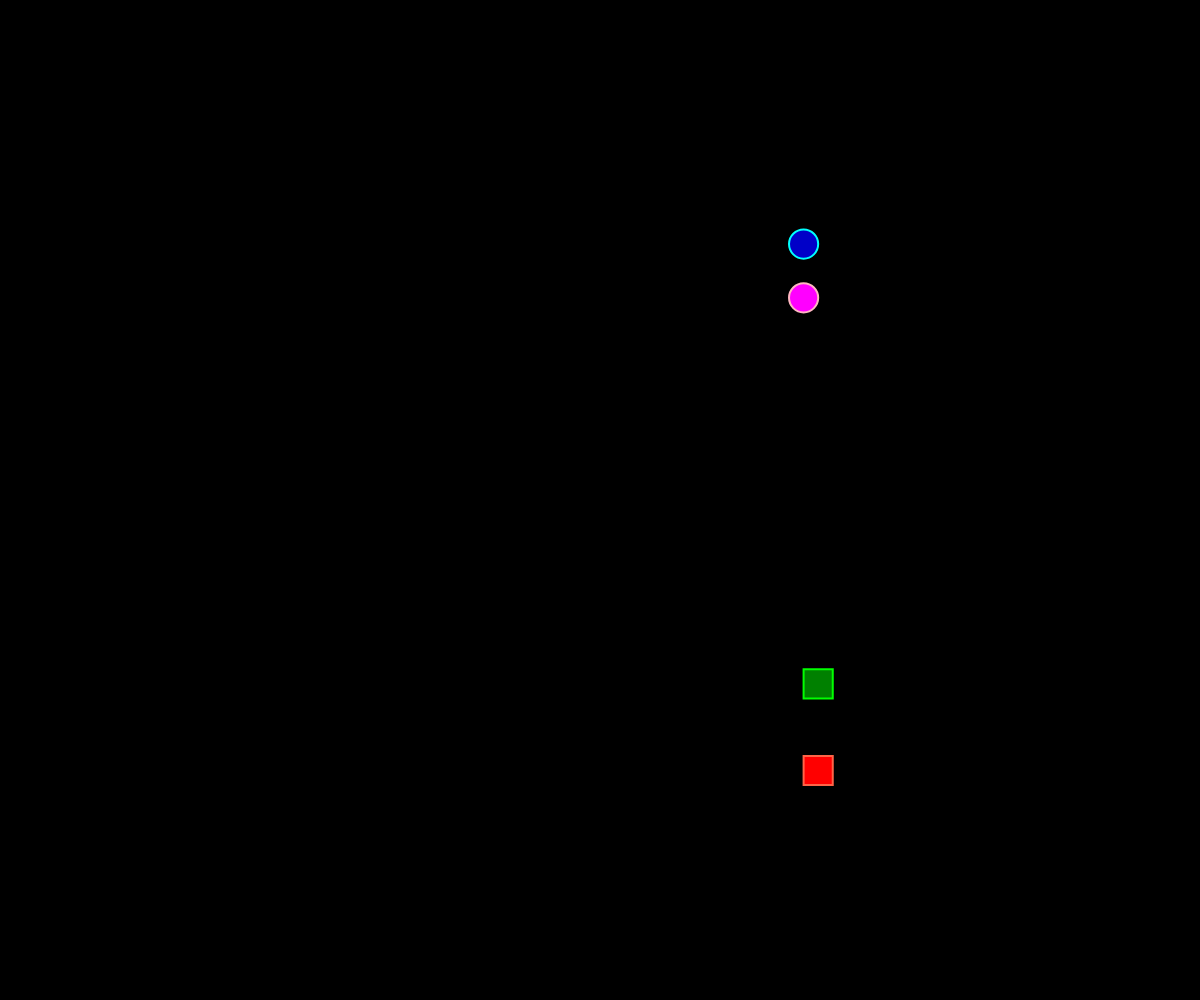
Frame 1 (no input)
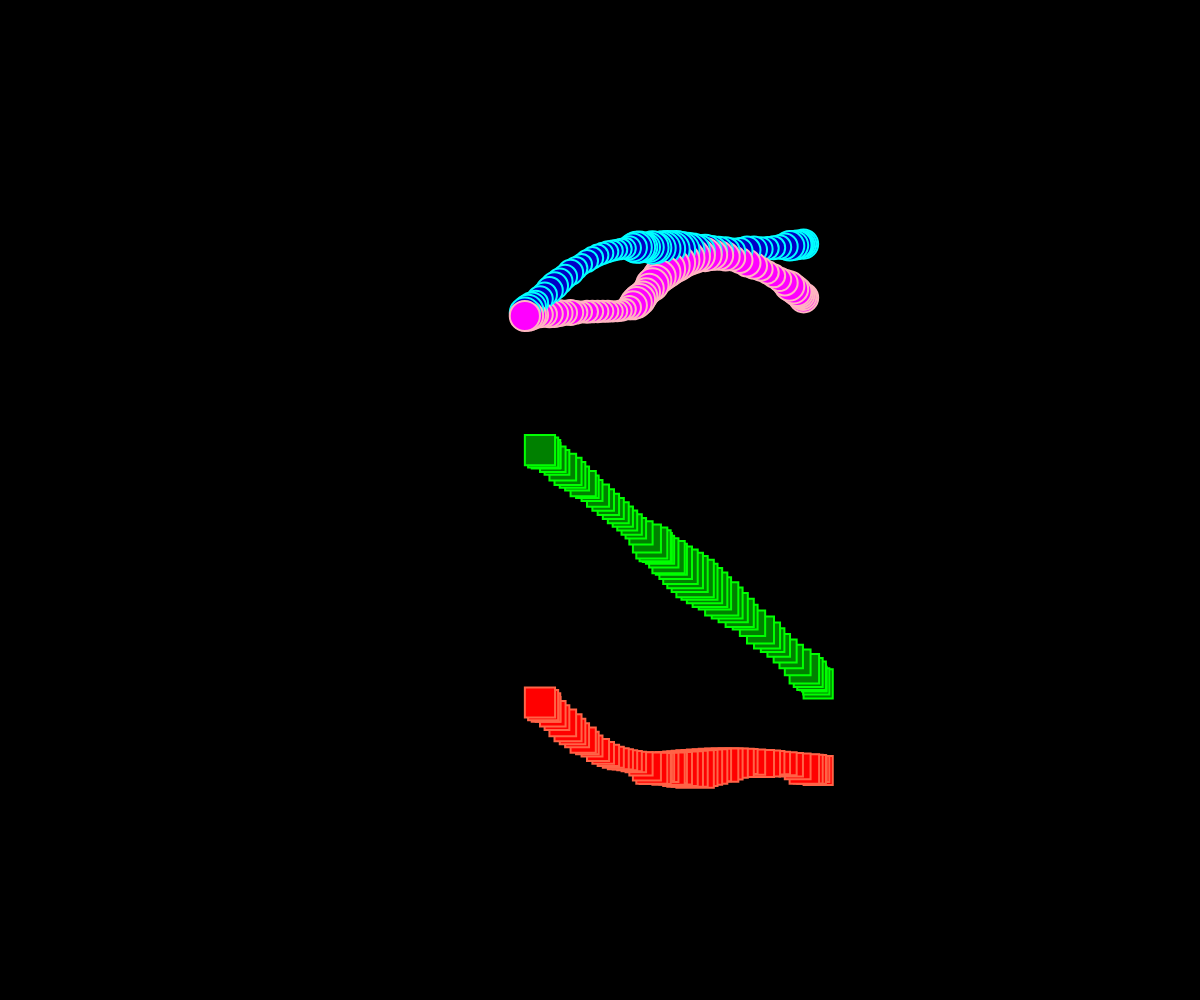
Frame 60 (no input)
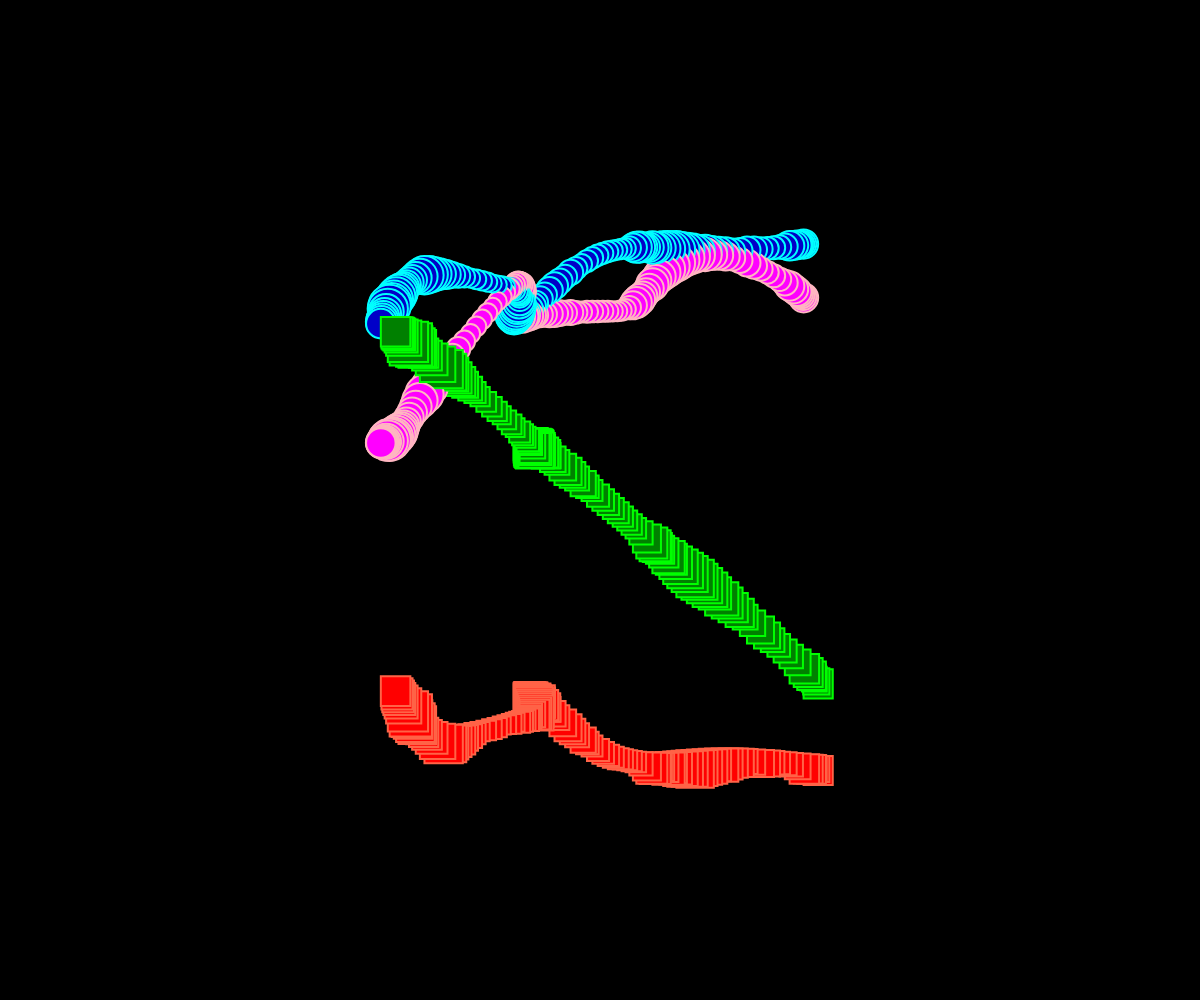
Frame 120 (the mouse pressed at the canvas centre since frame 60)

The p5.js sketch that drew these frames (run headless with seeded random() and noise() and a simulated clock; from frame 60 on, the mouse is pressed at the canvas centre):

// p5.js sketch
// ── sketch.js
let noiseTime = 0;
let noiseTam = 10;

function setup() {
  createCanvas(windowWidth, windowHeight);
  background(0);
  noFill ();
}

function draw() {
  
  let posX = map(noise(noiseTime), 0, 1, 0, windowWidth);
  let posY = map(noise(noiseTime + 100), 0, 1, 0, windowHeight);

  let tam = map(noise(noiseTam), 0, 1, 50, 5);

  noiseTime += 0.006;
  noiseTam += 0.1;

  fill(0, 0, 200);
  stroke(0, 255, 255);
  strokeWeight(2);
  circle(posX, posY, tam);

  let posYReflejo = windowHeight - posY; 
fill(255, 0, 0);
  stroke(255, 99, 71);
   strokeWeight(2);
  square(posX, posYReflejo, tam);

  let posYCirculo3 = map(noise(noiseTime + 200), 0, 1, 0, windowHeight);
  fill(255, 0, 255); 
  stroke(255, 182, 193); 
   strokeWeight(2);
  circle(posX, posYCirculo3, tam);

  let posYCuarto = map(noise(noiseTime), 0, 1, 0, windowHeight);
 fill(0, 128, 0); 
  stroke(0, 255, 0); 
   strokeWeight(2);
  square(posX, posYCuarto, tam);

  
}
